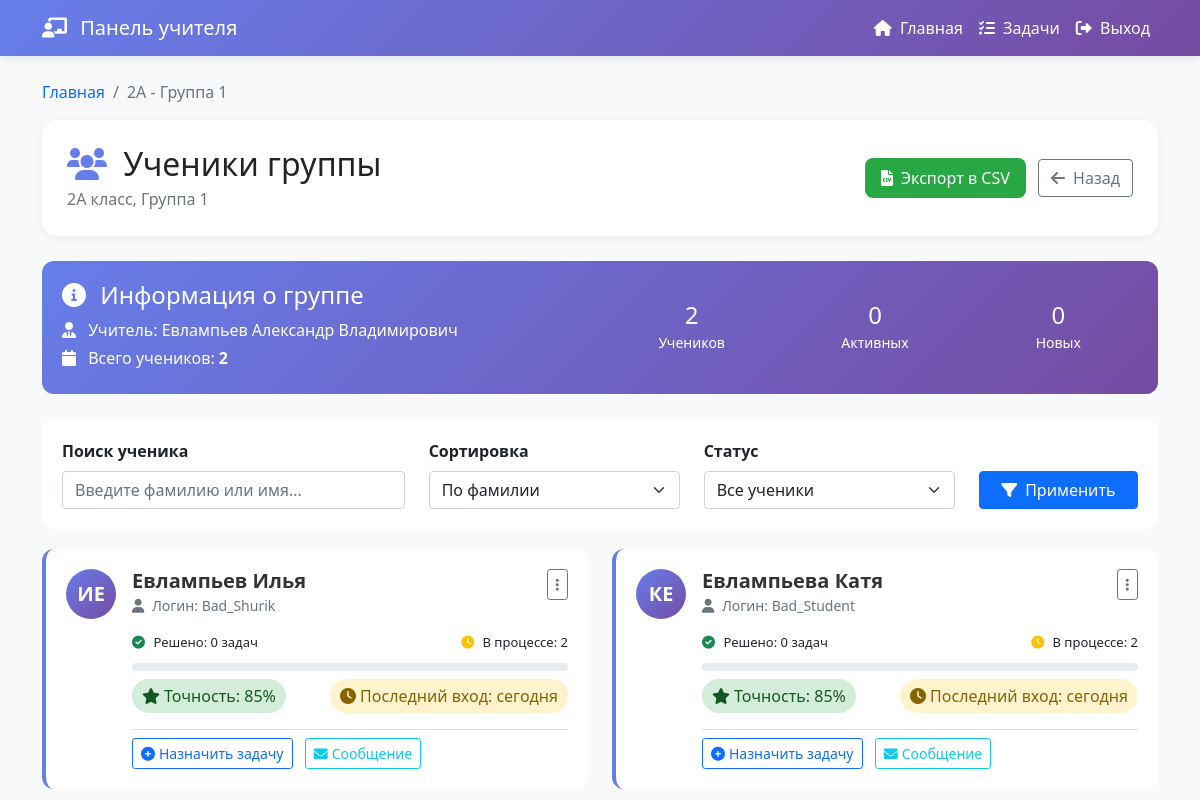
The page /users/group/1/students/ (signed in) on the database its author committed.
### users_app/models.py (models this page shows, shortened)
class Group(models.Model):
    GROUP_NUMBERS = (
        (1, 'Группа 1'),
        (2, 'Группа 2'),
    )
    school_class = models.ForeignKey(SchoolClass, on_delete=models.CASCADE, related_name='groups')
    number = models.IntegerField('Номер группы', choices=GROUP_NUMBERS)
    teacher = models.ForeignKey(
        get_user_model(),
        on_delete=models.SET_NULL,
        null=True,
        blank=True,
        related_name='teacher_groups',
        limit_choices_to={'user_type': 'teacher'}
    )
    class Meta:
        verbose_name = 'Группа'
        verbose_name_plural = 'Группы'
        unique_together = ['school_class', 'number']

class SchoolClass(models.Model):
    number = models.IntegerField('Номер класса', validators=[MinValueValidator(1), MaxValueValidator(11)])
    letter = models.CharField('Буква класса', max_length=2)  # А, Б, В и т.д.
    class Meta:
        verbose_name = 'Класс'
        verbose_name_plural = 'Классы'
        unique_together = ['number', 'letter']
    def __str__(self):
        return f"{self.number}{self.letter}"

class User(AbstractUser):
    USER_TYPES = (
        ('teacher', 'Учитель'),
        ('student', 'Ученик'),
    )
    user_type = models.CharField(max_length=10, choices=USER_TYPES, default='student')
    middle_name = models.CharField('Отчество', max_length=50, blank=True)
    class Meta:
        verbose_name = 'Пользователь'
        verbose_name_plural = 'Пользователи'

class StudentProfile(models.Model):
    user = models.OneToOneField(get_user_model(), on_delete=models.CASCADE, related_name='student_profile')
    group = models.ForeignKey(Group, on_delete=models.SET_NULL, null=True, related_name='students')
    solved_tasks = models.IntegerField('Решено задач', default=0)
    class Meta:
        verbose_name = 'Профиль ученика'
        verbose_name_plural = 'Профили учеников'

### users_app/views.py (the view)
# urls.py: path('group/<int:group_id>/students/', views.group_students, name='group_students'),
@login_required
def group_students(request, group_id):
    if request.user.user_type != 'teacher':
        return redirect('student_dashboard')
    group = get_object_or_404(Group, id=group_id, teacher=request.user)
    students = User.objects.filter(
        user_type='student',
        student_profile__group=group
    ).select_related('student_profile')
    context = {
        'group': group,
        'students': students,
    }
    return render(request, 'users_app/group_students.html', context)

### templates/users_app/group_students.html (shortened to what this page needs)
<!DOCTYPE html>
<html lang="ru">
<head>
    <link rel="stylesheet" href="https://cdn.jsdelivr.net/npm/bootstrap@5.1.3/dist/css/bootstrap.min.css" >
    <link rel="stylesheet" href="https://cdnjs.cloudflare.com/ajax/libs/font-awesome/6.0.0/css/all.min.css">
</head>
<body>
    <nav class="navbar navbar-expand-lg navbar-dark">
        <div class="container">
            <a class="navbar-brand" href="{% url 'teacher_dashboard' %}">
                <i class="fas fa-chalkboard-teacher me-2"></i>
                Панель учителя
            </a>
            <div class="collapse navbar-collapse" id="navbarNav">
                <ul class="navbar-nav ms-auto">
                    <li class="nav-item">
                        <a class="nav-link" href="{% url 'teacher_dashboard' %}">
                            <i class="fas fa-home me-1"></i> Главная
                        </a>
                    </li>
                    <li class="nav-item">
                        <a class="nav-link" href="{% url 'tasks:task_list' %}">
                            <i class="fas fa-tasks me-1"></i> Задачи
                        </a>
                    </li>
                    <li class="nav-item">
                        <a class="nav-link" href="{% url 'logout' %}">
                            <i class="fas fa-sign-out-alt me-1"></i> Выход
                        </a>
                    </li>
                </ul>
            </div>
        </div>
    </nav>
    <div class="container mt-4">
        <nav aria-label="breadcrumb">
            <ol class="breadcrumb">
                <li class="breadcrumb-item"><a href="{% url 'teacher_dashboard' %}" class="text-decoration-none">Главная</a></li>
                <li class="breadcrumb-item active" aria-current="page">{{ group.school_class }} - Группа {{ group.number }}</li>
            </ol>
        </nav>
        <div class="page-header d-flex justify-content-between align-items-center">
            <div>
                <h2 class="mb-1">
                    <i class="fas fa-users me-2" style="color: #667eea;"></i>
                    Ученики группы
                </h2>
                <p class="text-muted mb-0">
                    {{ group.school_class }} класс, Группа {{ group.number }}
                </p>
            </div>
            <div>
                <a href="#" class="btn btn-export me-2" onclick="exportToCSV()">
                    <i class="fas fa-file-csv me-2"></i>Экспорт в CSV
                </a>
                <a href="{% url 'teacher_dashboard' %}" class="btn btn-outline-secondary">
                    <i class="fas fa-arrow-left me-2"></i>Назад
                </a>
            </div>
        </div>
        <div class="group-info">
            <div class="row align-items-center">
                <div class="col-md-6">
                    <h4 class="mb-2">
                        <i class="fas fa-info-circle me-2"></i>
                        Информация о группе
                    </h4>
                    <p class="mb-1">
                        <i class="fas fa-user-tie me-2"></i>
                        Учитель: {{ user.last_name }} {{ user.first_name }} {{ user.middle_name }}
                    </p>
                    <p class="mb-1">
                        <i class="fas fa-calendar me-2"></i>
                        Всего учеников: <strong>{{ students|length }}</strong>
                    </p>
                </div>
                <div class="col-md-6">
                    <div class="row text-center">
                        <div class="col-4">
                            <div class="h4 mb-0">{{ students|length }}</div>
                            <small>Учеников</small>
                        </div>
                        <div class="col-4">
                            <div class="h4 mb-0">0</div>
                            <small>Активных</small>
                        </div>
                        <div class="col-4">
                            <div class="h4 mb-0">0</div>
                            <small>Новых</small>
                        </div>
                    </div>
                </div>
            </div>
        </div>
        <div class="filter-section">
            <div class="row">
                <div class="col-md-4">
                    <label class="form-label fw-bold">Поиск ученика</label>
                    <input type="text" class="form-control" id="searchStudent" placeholder="Введите фамилию или имя...">
                </div>
                <div class="col-md-3">
                    <label class="form-label fw-bold">Сортировка</label>
                    <select class="form-select" id="sortBy">
                        <option value="name">По фамилии</option>
                    </select>
                </div>
                <div class="col-md-3">
                    <label class="form-label fw-bold">Статус</label>
                    <select class="form-select" id="filterStatus">
                        <option value="all">Все ученики</option>
                    </select>
                </div>
                <div class="col-md-2 d-flex align-items-end">
                    <button class="btn btn-primary w-100" onclick="applyFilters()">
                        <i class="fas fa-filter me-2"></i>Применить
                    </button>
                </div>
            </div>
        </div>
        <div class="row" id="studentsList">
            {% if students %}
                {% for student in students %}
                    <div class="col-md-6 student-item"
                         data-name="{{ student.last_name }} {{ student.first_name }}"
                         data-solved="{{ student.student_profile.solved_tasks|default:0 }}"
                         data-progress="85">
                        <div class="student-card">
                            <div class="d-flex">
                                <div class="student-avatar me-3">
                                    {{ student.first_name|first }}{{ student.last_name|first }}
                                </div>
                                <div class="flex-grow-1">
                                    <div class="d-flex justify-content-between align-items-start">
                                        <div class="student-info">
                                            <h5>
                                                {{ student.last_name }} {{ student.first_name }} {{ student.middle_name }}
                                            </h5>
                                            <small class="text-muted">
                                                <i class="fas fa-user me-1"></i> Логин: {{ student.username }}
                                            </small>
                                        </div>
                                        <div class="dropdown">
                                            <button class="btn btn-sm btn-outline-secondary" type="button" data-bs-toggle="dropdown">
                                                <i class="fas fa-ellipsis-v"></i>
                                            </button>
                                        </div>
                                    </div>
                                    <div class="mt-3">
                                        <div class="d-flex justify-content-between mb-1">
                                            <span class="task-progress">
                                                <i class="fas fa-check-circle text-success"></i>
                                                Решено: {{ student.student_profile.solved_tasks|default:"0" }} задач
                                            </span>
                                            <span class="task-progress">
                                                <i class="fas fa-clock text-warning"></i>
                                                В процессе: 2
                                            </span>
                                        </div>
                                        <div class="progress">
                                        </div>
                                        <div class="d-flex justify-content-between mt-2">
                                            <span class="badge-success">
                                                <i class="fas fa-star me-1"></i>Точность: 85%
                                            </span>
                                            <span class="badge-warning">
                                                <i class="fas fa-clock me-1"></i>Последний вход: сегодня
                                            </span>
                                        </div>
                                    </div>
                                    <div class="mt-3 pt-2 border-top">
                                        <a href="#" class="btn btn-sm btn-outline-primary me-2" onclick="assignTask('{{ student.id }}')">
                                            <i class="fas fa-plus-circle me-1"></i>Назначить задачу
                                        </a>
                                        <a href="#" class="btn btn-sm btn-outline-info" onclick="sendMessage('{{ student.id }}')">
                                            <i class="fas fa-envelope me-1"></i>Сообщение
                                        </a>
                                    </div>
                                </div>
                            </div>
                        </div>
                    </div>
                {% endfor %}
            {% endif %}
        </div>
    </div>
</body>
</html>

### templates/users_app/group_students.html (style rules this page uses)
body { background: #f8f9fa; font-family: 'Segoe UI', Tahoma, Geneva, Verdana, sans-serif; }
.navbar { background: linear-gradient(135deg, #667eea 0%, #764ba2 100%); box-shadow: 0 2px 10px rgba(0,0,0,0.1); }
.navbar-brand, .nav-link { color: white !important; }
.page-header { background: white; padding: 25px; border-radius: 15px; margin-bottom: 25px; box-shadow: 0 2px 10px rgba(0,0,0,0.05); }
.group-info { background: linear-gradient(135deg, #667eea 0%, #764ba2 100%); color: white; padding: 20px; border-radius: 12px; margin-bottom: 25px; }
.student-card { background: white; border-radius: 12px; padding: 20px; margin-bottom: 15px; border-left: 4px solid #667eea; transition: transform 0.3s, box-shadow 0.3s; }
.student-avatar { width: 50px; height: 50px; background: linear-gradient(135deg, #667eea 0%, #764ba2 100%); border-radius: 50%; display: flex; align-items: center; justify-content: center; color: white; font-size: 20px; font-weight: 600; }
.student-info h5 { margin: 0; color: #333; font-weight: 600; }
.student-info small { color: #6c757d; }
.progress { height: 8px; border-radius: 4px; margin-top: 10px; }
.badge-success { background: #d4edda; color: #155724; padding: 5px 10px; border-radius: 20px; }
.badge-warning { background: #fff3cd; color: #856404; padding: 5px 10px; border-radius: 20px; }
.filter-section { background: white; padding: 20px; border-radius: 12px; margin-bottom: 20px; }
.btn-export { background: #28a745; color: white; border: none; padding: 8px 16px; border-radius: 8px; transition: background 0.3s; }
.task-progress { font-size: 13px; }
.task-progress i { margin-right: 5px; }

### rows shown on the page
Group: school_class "2А", number "1"
User: last_name "Евлампьев", first_name "Александр", middle_name "Владимирович"
User: first_name|first "И", last_name|first "Е", last_name "Евлампьев", first_name "Илья", username "Bad_Shurik", student_profile.solved_tasks "0"
User: first_name|first "К", last_name|first "Е", last_name "Евлампьева", first_name "Катя", username "Bad_Student", student_profile.solved_tasks "0"

### other values the page prints
{{ students|length }} "2"
